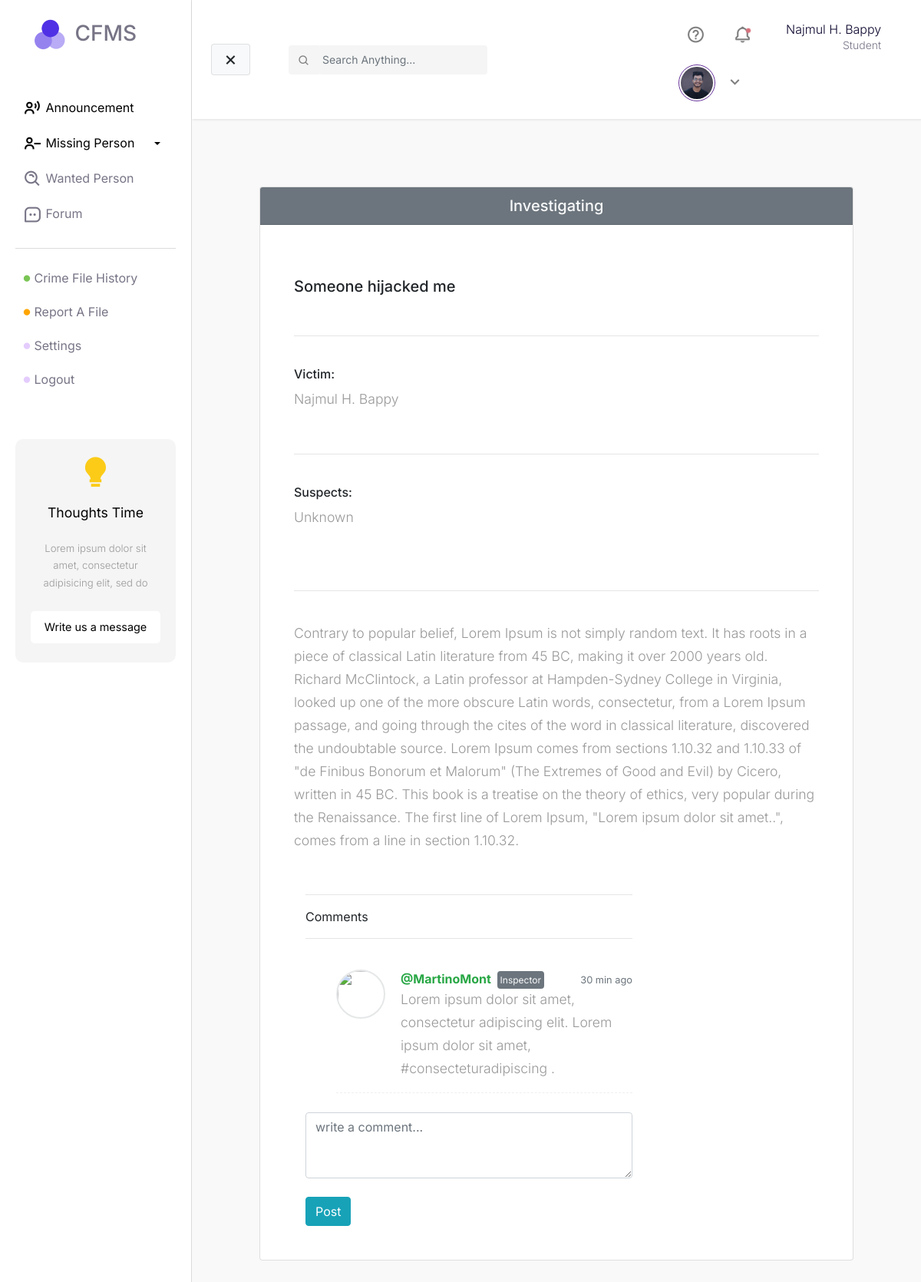
Page /crime-file/3/ (signed in) on the committed database.
### core/models.py (models this page shows)
class User(AbstractUser):
    email = models.EmailField(unique=True)
    nid = models.CharField(unique=True, max_length=20)
    photo = models.ImageField(upload_to = 'profile-photo', null='True')

### crimeFile/models.py (models this page shows)
class Complain(models.Model):
    COMPLAIN_TYPE_GD = 'GD'
    COMPLAIN_TYPE_CASE_FILE = 'CF'
    COMPLAIN_TYPE_CHOICES = [
        (COMPLAIN_TYPE_GD, 'GD'),
        (COMPLAIN_TYPE_CASE_FILE, 'CASE FILE'),
    ]
    COMPLAIN_PENDING = "pending"
    COMPLAIN_INVESTIGATING = "investigating"
    COMPLAIN_DISMISSED = "dismissed"
    COMPLAIN_STATUS_CHOICES = [
        (COMPLAIN_PENDING, 'Pending'),
        (COMPLAIN_INVESTIGATING, 'Investigating'),
        (COMPLAIN_DISMISSED, 'Dismissed'),
    ]
    title = models.CharField(max_length=255)
    user = models.ForeignKey(settings.AUTH_USER_MODEL, on_delete=models.PROTECT)
    criminal = models.CharField(max_length=1000)
    victim = models.CharField(max_length=255)
    type = models.CharField(
        max_length=2, choices=COMPLAIN_TYPE_CHOICES, default=COMPLAIN_TYPE_GD)
    phone = models.CharField(max_length=255)
    description = models.TextField()
    status = models.CharField(max_length=255, choices=COMPLAIN_STATUS_CHOICES, default=COMPLAIN_PENDING)

### crimeFile/views.py (the view)
# urls.py: path('<int:id>/', views.singleFileView, name="singleFileView"),
def singleFileView(request, id):
    if request.user.is_authenticated:
        try:
            file = Complain.objects.get(pk=id)
        except Complain.DoesNotExist:
            raise Http404("File does not exist")
        context = {
            'file': file
        }
        return render(request, 'single-file.html', context)
    return redirect('/login')

### templates/single-file.html (shortened to what this page needs)
{% extends "base.html" %} {% load static %} {% block css %}
<link rel="stylesheet" href="{% static 'css/single-file/style.css' %}" />
{% endblock %} {% block main %}
<div class="card m-5">
  <h5 class="text-center card-header text-light bg-secondary">
    {{ file.status|capfirst }}
  </h5>
  <div class="card-body m-4">
    <br />
    <h5 class="card-title">{{ file.title|capfirst }}</h5>
    <br />
    <hr />
    <br />
    <h6>Victim:</h6>
    <p class="card-text">{{ file.victim|capfirst }}</p>
    <br />
    <hr />
    <br />
    <h6>Suspects:</h6>
    <p class="card-text">{{ file.criminal|capfirst }}</p>
    <br />
    <br />
    <hr />
    <br />
    <p class="card-text">{{ file.description|capfirst }}</p>
    <br />
    <div class="container">
      <div class="row bootstrap snippets bootdeys">
        <div class="col-md-8 col-sm-12">
          <div class="comment-wrapper">
            <div class="panel panel-info">
              <hr />
              <div class="panel-heading">Comments</div>
              <hr />
              <br />
              <div class="panel-body">
                <ul class="media-list">
                  <li class="media">
                    <a href="#" class="pull-left">
                      <img
                        src="https://bootdey.com/img/Content/user_1.jpg"
                        alt=""
                        class="img-circle"
                      />
                    </a>
                    <div class="media-body">
                      <span class="text-muted float-right">
                        <small class="text-muted">30 min ago</small>
                      </span>
                      <strong class="text-success"
                        >@MartinoMont
                        <small
                          class="user-title bg-secondary text-light p-1 rounded ml-1"
                          >Inspector</small
                        ></strong
                      >
                      <p>
                        Lorem ipsum dolor sit amet, consectetur adipiscing elit.
                        Lorem ipsum dolor sit amet,
                        <a href="#">#consecteturadipiscing </a>.
                      </p>
                    </div>
                  </li>
                </ul>
                <textarea
                  class="form-control"
                  placeholder="write a comment..."
                  rows="3"
                ></textarea>
                <br />
                <button type="button" class="btn btn-info pull-right">
                  Post
                </button>
              </div>
            </div>
          </div>
        </div>
      </div>
    </div>
  </div>
</div>
{% endblock %}

### templates/base.html (shortened to what this page needs)
<!DOCTYPE html>
<html lang="en">
  <head>
    {% load static %}
    <link
      href="https://unpkg.com/boxicons@2.1.1/css/boxicons.min.css"
      rel="stylesheet"
    />
    <link
      rel="stylesheet"
      href="https://stackpath.bootstrapcdn.com/bootstrap/4.1.0/css/bootstrap.min.css"
    />
    <link
      rel="stylesheet"
      href="https://cdn.jsdelivr.net/npm/boxicons@latest/css/boxicons.min.css"
    />
    <link
      rel="stylesheet"
      href="https://cdnjs.cloudflare.com/ajax/libs/font-awesome/6.0.0/css/all.min.css"
    />
    <link
      rel="stylesheet"
      href="https://cdn.jsdelivr.net/npm/bootstrap-icons@1.4.1/font/bootstrap-icons.css"
    />
    <link rel="stylesheet" href="{% static 'css/base.css'%}" />
    {% block css %} {% endblock %}
  </head>
  <body>
    <div class="wrapper">
      <nav id="sidebar">
        <div class="sidebar-header">
          <h3>
            <img class="logo" src="{% static 'files/logo.png' %}" alt="" /> CFMS
          </h3>
        </div>
        <ul class="list-unstyled components">
          <li class="active">
            <a href="{% url 'announcementv' %}"
              ><i class="bx bx-user-voice"></i> Announcement</a
            >
          </li>
          <li class="active">
            <a
              href="#missing-person-menu"
              data-toggle="collapse"
              aria-expanded="false"
              class="dropdown-toggle"
              ><i class="bx bx-user-minus"></i> Missing Person</a
            >
          </li>
          <li>
            <a href="{% url 'wantedPerson' %}"
              ><i class="bx bx-search-alt"></i> Wanted Person</a
            >
          </li>
          <li>
            <a href="{% url 'forumView' %}"
              ><i class="bx bx-message-square-dots"></i> Forum</a
            >
          </li>
        </ul>
        <ul class="list-unstyled sidebar-second-part">
          <li>
            <a href="{% url 'fileHistoryView' %}"
              ><i class="crime-history bx bxs-circle"></i> Crime File History</a
            >
          </li>
          <li>
            <a href="{% url 'addFileView' %}"
              ><i class="crime-report bx bxs-circle"></i> Report A File</a
            >
          </li>
          <li>
            <a href="#"><i class="crime-forum bx bxs-circle"></i> Settings</a>
          </li>
          <li>
            {% if request.user.is_authenticated %}
            <a href="{% url 'logoutView' %}"
              ><i class="crime-logout bx bxs-circle"></i> Logout</a
            >
            {% else %}
            <a href="{% url 'loginView' %}"
              ><i class="crime-logout bx bxs-circle"></i> Login</a
            >
            {% endif %}
          </li>
        </ul>
        <ul class="list-unstyled CTAs">
          <li>
            <i class="bx bxs-bulb"></i>
          </li>
          <li>
            <p class="title"><strong>Thoughts Time</strong></p>
          </li>
          <li class="text">
            <p>
              Lorem ipsum dolor sit amet, consectetur adipisicing elit, sed do
            </p>
          </li>
          <li>
            <a href="">Write us a message</a>
          </li>
        </ul>
      </nav>
      <div id="content">
        <nav class="navbar navbar-expand-lg navbar-light sticky-top">
          <div class="container-fluid">
            <button type="button" id="sidebarCollapse" class="btn btn-light">
              <i id="menu-collapse-button" class="bx bx-x"></i>
            </button>
            <div class="input-group top-search-form">
              <div class="input-group-prepend">
                <button class="btn btn-outline-light" type="button">
                  <i class="bx bx-search" style="color: gray"></i>
                </button>
              </div>
              <form action="post">
                <input
                  type="text"
                  class="form-control"
                  placeholder="Search Anything..."
                  aria-label=""
                  aria-describedby="basic-addon1"
                />
              </form>
            </div>
            <div class="collapse navbar-collapse" id="navbarSupportedContent">
              <ul class="nav navbar-nav ml-auto">
                <li class="nav-item">
                  <a class="nav-link" href="#"
                    ><i class="bx bx-help-circle"></i
                  ></a>
                </li>
                {% if request.user.is_authenticated %}
                <li class="nav-item">
                  <a class="nav-link before-dot" href="#"
                    ><i class="bx bx-bell"></i
                  ></a>
                </li>
                <li class="nav-item">
                  <a class="nav-link"
                    ><p class="name">
                      {{ request.user.first_name }} {{ request.user.last_name }}
                    </p>
                    <p class="profession">Student</p></a
                  >
                </li>
                {% endif %} {% if request.user.is_authenticated %}
                <div class="dropdown nav-link">
                  <a
                    class="row top-profile-btn"
                    type="button"
                    id="dropdownMenuButton"
                    data-toggle="dropdown"
                    aria-haspopup="true"
                    aria-expanded="false"
                  >
                    <div class="col-md-4">
                      {% if request.user.photo %}
                      <img src="{{ request.user.photo.url }}" alt="" />
                      {% else %}
                      <img src="{% static 'files/profile-pic.png' %}" alt="" />
                      {% endif %}
                    </div>
                    <div class="col-md-2">
                      <i class="bx bx-chevron-down"></i>
                    </div>
                  </a>
                </div>
                {% else %}
                <a href="{% url 'loginView' %}" class="btn btn-secondary"
                  >Login</a
                >
                {% endif %}
              </ul>
            </div>
          </div>
        </nav>
        <div class="main-body">
          <div class="body-content">{% block main %} {% endblock %}</div>
        </div>
      </div>
    </div>
  </body>
</html>

### static/css/base.css (style rules this page uses)
body { font-family: "Inter", sans-serif; background-color: #fff; }
i { vertical-align: middle; }
p { font-family: "Inter", sans-serif; font-size: 1.1em; font-weight: 300; line-height: 1.7em; color: #999; }
a, a:hover, a:focus { color: inherit; text-decoration: none; transition: all 0.3s; }
.navbar { padding: 15px 10px; background: #fff; border: none; border-radius: 0; box-shadow: 1px 1px 3px rgba(0, 0, 0, 0.1); }
.navbar-nav { align-items: center; }
.nav-link i { font-size: 25px; margin: 5px; padding: 5px; }
.before-dot { position: relative; }
.before-dot::before { content: "•"; color: #d8727d; text-shadow: #d8727d 0 0 2px; position: absolute; font-size: 18px; top: 10px; right: 18px; }
.top-profile-btn { cursor: pointer; }
.nav-link .name { margin: 0; margin-left: 18px; font-size: 16px; text-align: right; color: #0d062d; }
.nav-link .profession { margin: 0; line-height: 1; text-align: right; font-size: 14px; color: #787486; }
a.top-profile-btn { max-width: 400px; }
a.top-profile-btn img { border-radius: 50%; border: 1px solid rebeccapurple; padding: 2px; height: 3rem; width: 3rem; object-fit: cover; border-radius: 50%; }
.top-search-form { max-width: 500px; margin-left: 50px; }
.top-search-form input { border: none; background-color: #f5f5f5; font-size: 14px; color: #787486; padding: 10px 5px; }
.top-search-form button { font-size: 16px; background-color: #f5f5f5; cursor: default !important; border: none; }
.wrapper { display: flex; width: 100%; align-items: stretch; }
#sidebar { min-width: 250px; max-width: 250px; background: #fff; color: #787486; transition: all 0.3s; padding: 0 20px; border-right: 1px solid #dbdbdb; }
#sidebar .sidebar-header { padding: 20px; background: #fff; }
#sidebar .sidebar-header .logo { max-width: 50px; }
#sidebar ul.components { padding: 20px 0; border-bottom: 1px solid #dbdbdb; }
#sidebar ul p { padding: 10px; }
#sidebar ul li a { padding: 10px; font-size: 16px; display: block; }
#sidebarCollapse { border-color: rgba(0, 0, 0, 0.1); }
#sidebarCollapse i { font-size: 25px; }
#sidebar ul li.active > a, a[aria-expanded="true"] { color: #000; }
a[data-toggle="collapse"] { position: relative; }
.dropdown-toggle::after { display: block; position: absolute; top: 50%; right: 20px; transform: translateY(-50%); }
ul li i { font-size: 25px; }
.sidebar-second-part li i { font-size: 10px; }
.sidebar-second-part li i.crime-history { color: #7ac555; }
.sidebar-second-part li i.crime-report { color: #ffa500; }
.sidebar-second-part li i.crime-forum { color: #e4ccfd; }
.sidebar-second-part li i.crime-logout { color: #e4ccfd; }
ul.CTAs { padding: 20px; margin-top: 7vh; border-radius: 10px; }
ul.CTAs a { text-align: center; font-size: 0.9em !important; display: block; border-radius: 5px; margin-bottom: 5px; background-color: #fff; color: #000000; font-size: 14px; }
ul.CTAs .title { text-align: center; color: #000; padding: 0; margin: 0; }
ul.CTAs .text { font-size: 12px; color: #000; text-align: center; }
ul.CTAs i { text-align: center; font-size: 2.9em !important; display: block; border-radius: 5px; margin-bottom: 5px; color: #fbcb18; }
ul.CTAs { background-color: #f5f5f5; }
#content { width: 100%; min-height: 100vh; transition: all 0.3s; background-color: #f9f9f9; }
.main-body .body-content { padding: 40px 40px; }

### static/css/single-file/style.css (style rules this page uses)
.comment-wrapper .panel-body { max-height: 650px; overflow: auto; }
.comment-wrapper .panel-body .media-list .media { border-bottom: 1px dashed #efefef; margin-bottom: 25px; }
.comment-wrapper .panel-body .media-list .media .pull-left { margin-right: 20px; }
.comment-wrapper .panel-body .media-list .media .pull-left img { width: 64px; height: 64px; border: 2px solid #e5e7e8; border-radius: 50%; }
.comment-wrapper .panel-body .media-list .media .user-title { font-size: 12px; }

### rows in the picture
User: user.first_name "Najmul H.", user.last_name "Bappy", user.photo (picture)
Complain: status "Investigating", title "Someone hijacked me", victim "Najmul H. Bappy", criminal "Unknown", description "Contrary to popular belief, Lorem Ipsum is not simply random text. It has roots in a piece of classical Latin literature from 45 BC, making it over 2000 years old. Richard McClintock, a Latin professor at Hampden-Sydney College in Virginia, looked up one of the more obscure Latin words, consectetur, from a Lorem Ipsum passage, and going through the cites of the word in classical literature, discovered the undoubtable source. Lorem Ipsum comes from sections 1.10.32 and 1.10.33 of \"de Finibus Bonorum et Malorum\" (The Extremes of Good and Evil) by Cicero, written in 45 BC. This book is a treatise on the theory of ethics, very popular during the Renaissance. The first line of Lorem Ipsum,…"
